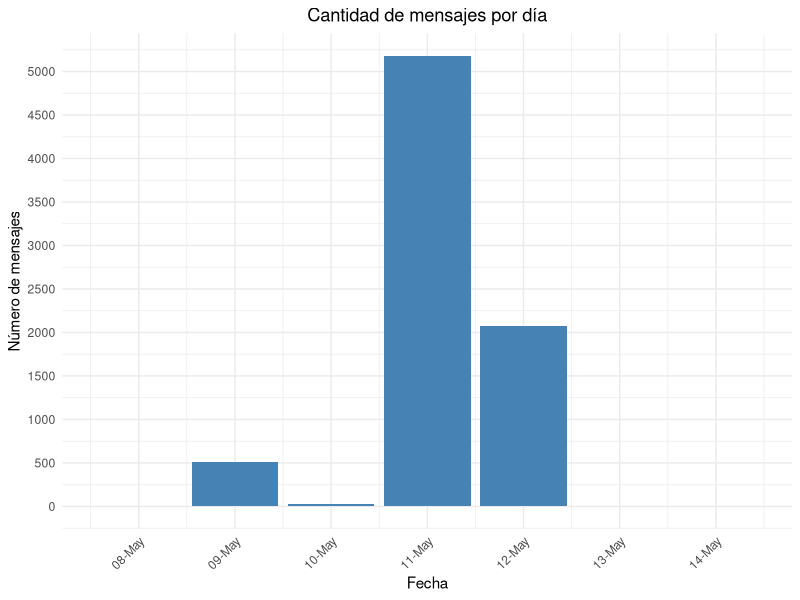

Recreate this plot in R.
library(tidyverse)
library(readxl)
library(lubridate)
library(ggplot2)

clean_data <- read_excel("ForoData.xlsx")

# CREAR UNA COLUMNA CON SOLO LA FECHA
clean_data <- clean_data %>%
  mutate(Only_Date = case_when(
    str_detect(Date, "^\\d{2}-\\w{3}-\\d{4}") ~ dmy(substr(Date, 1, 11)),
    str_detect(Date, "^\\d{4}-\\d{2}-\\d{2}") ~ ymd(substr(Date, 1, 10)),
    TRUE ~ as.Date(NA)
  ))

# CONTAR LOS MENSAJES POR DIA SEGUN LA COLUMNA Only_Date
mensajes_por_dia <- clean_data %>%
  group_by(Only_Date) %>%
  summarise(n_mensajes = n())

# CREAR UNA SECUENCIA COMPLETA DE FECHAS INCLUYENDO EL DÍA 14 DE MAYO
complete_dates <- data.frame(Only_Date = seq(min(mensajes_por_dia$Only_Date), as.Date("2024-05-14"), by = "day"))

# UNIR LA SECUENCIA COMPLETA DE FECHAS CON LOS DATOS CONTADOS
mensajes_por_dia <- complete_dates %>%
  left_join(mensajes_por_dia, by = "Only_Date") %>%
  replace_na(list(n_mensajes = 0)) %>%
  filter(!Only_Date %in% as.Date(c("2024-05-15", "2024-05-16", "2024-05-17")))

# GRAFICA CON GGPLOT
ggplot(mensajes_por_dia, aes(x = Only_Date, y = n_mensajes)) +
  geom_bar(stat = "identity", fill = "steelblue") +
  labs(title = "Cantidad de mensajes por día",
       x = "Fecha",
       y = "Número de mensajes") +
  scale_x_date(breaks = seq(min(mensajes_por_dia$Only_Date), max(mensajes_por_dia$Only_Date), by = "day"),
               date_labels = "%d-%b") +
  scale_y_continuous(breaks = seq(0, max(mensajes_por_dia$n_mensajes), by = 500)) +
  theme_minimal() +
  theme(
    axis.text.x = element_text(angle = 45, hjust = 1),
    plot.title = element_text(hjust = 0.5)
  )
